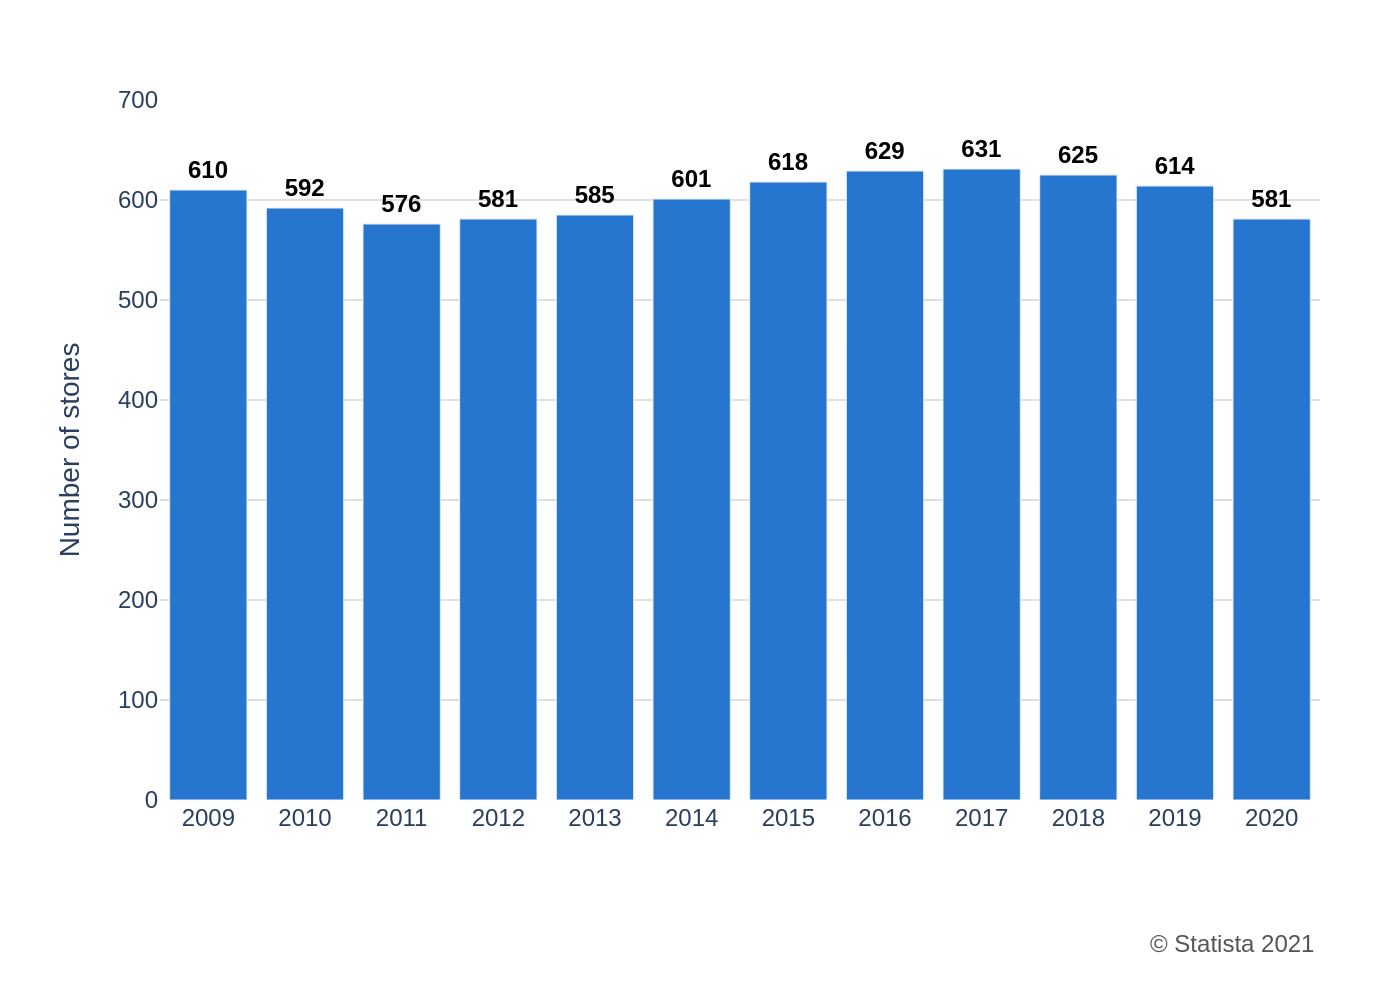

Recreate this plot in Python.
import sys
import json
import os
import plotly.graph_objects as go

# Check for command-line argument
if len(sys.argv) != 2:
    print("Usage: python generate_chart.py <json_file_path>")
    sys.exit(1)

json_path = sys.argv[1]

# Check if the JSON file exists
if not os.path.exists(json_path):
    print(f"Error: JSON file not found at '{json_path}'")
    sys.exit(1)

# Read data from the JSON file
with open(json_path, 'r', encoding='utf-8') as f:
    chart_info = json.load(f)

# Extract data for plotting
chart_data = chart_info['chart_data']
texts = chart_info['texts']
colors = chart_info['colors']

# Create the figure
fig = go.Figure()

# Add the bar trace, assuming a single series for this chart type
series = chart_data['series'][0]
fig.add_trace(go.Bar(
    x=chart_data['categories'],
    y=series['values'],
    name=series['name'],
    marker_color=colors[0],
    text=series['values'],
    textposition='outside',
    texttemplate='<b>%{text}</b>',
    textfont=dict(
        family="Arial",
        size=12,
        color='black'
    ),
    cliponaxis=False
))

# Update layout
fig.update_layout(
    font=dict(
        family="Arial",
        size=12
    ),
    title_text=texts['title'],
    yaxis_title_text=texts['y_axis_title'],
    xaxis_title_text=texts['x_axis_title'],
    showlegend=False,
    plot_bgcolor='white',
    paper_bgcolor='white',
    margin=dict(l=80, r=40, t=50, b=100),
    xaxis=dict(
        showgrid=False,
        zeroline=False,
        tickfont=dict(size=12)
    ),
    yaxis=dict(
        showgrid=True,
        gridcolor='#E0E0E0',
        zeroline=False,
        range=[0, 700],
        tickfont=dict(size=12)
    ),
    annotations=[
        dict(
            text=texts['source'],
            showarrow=False,
            xref='paper',
            yref='paper',
            x=1.0,
            y=-0.18,
            align='right',
            xanchor='right',
            yanchor='top',
            font=dict(
                size=12,
                color='#555555'
            )
        )
    ]
)

# Determine the output filename from the input JSON path
base_name = os.path.splitext(os.path.basename(json_path))[0]
output_filename = f"{base_name}.png"

# Save the figure as a PNG image
fig.write_image(output_filename, scale=2)

print(f"Chart saved as {output_filename}")
